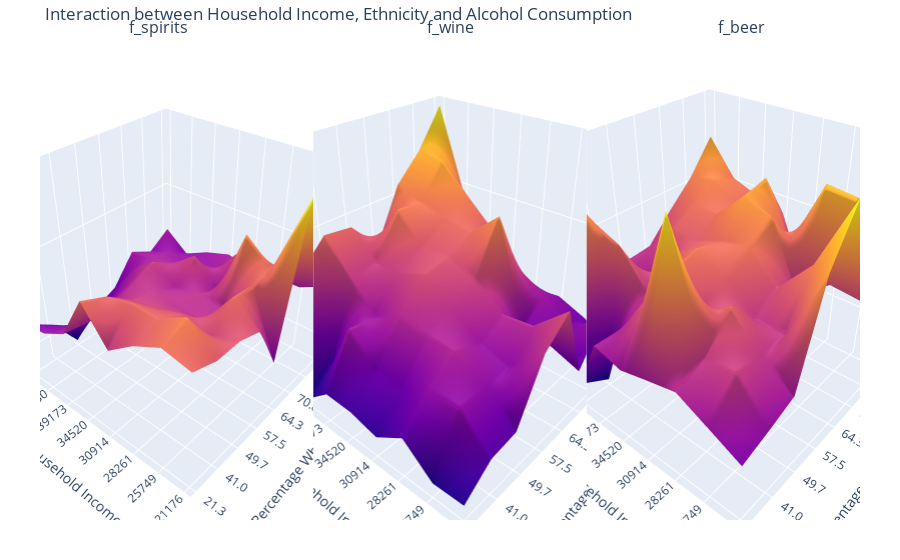

Write notebook code for a chart like this one.
### Code cell
three_D_multi_plot_factory(
                     dataframe = msoa_combined_year,
                     x_axis  ="annual_median_income_2011" ,
                     y_axis  = "perc_ethnicity_white_2011",
                     title   = "Interaction between Household Income, Ethnicity and Alcohol Consumption",
                     x_title = "Percentage White Inhabitants",
                     y_title = "Median Household Income",
                     z_title = "Kcal in the AAP by Alcohol",
                     aggfunc = np.mean, 
                     category_z  = ["f_spirits", "f_wine", "f_beer"],
                     html_name   = "3D_Multi_Plot_Test",
                     output_html = False,
                     auto_commit = True,
                     quantiles   = [0,.125,.25,.375,.5, .625,.75,.875,1],
                     ).show()

### Figure 1 — Plotly figure (JSON) as saved in the notebook; plotly's stock layout.template omitted (floating-point values rounded to 4 significant figures)
{"data": [{"scene": "scene", "showlegend": false, "showscale": false, "type": "surface", "uid": "be1d0826-4343-41c6-8dbb-779f6084a8e4", "z": [[0.003957, 0.003776, 0.003774, 0.003605, 0.002549, 0.005488, 0.004613, 0.003246], [0.004074, 0.004274, 0.003527, 0.003997, 0.003937, 0.003971, 0.003716, 0.002965], [0.003782, 0.003959, 0.003715, 0.00323, 0.003156, 0.004418, 0.003301, 0.002958], [0.003363, 0.003978, 0.003536, 0.003233, 0.00325, 0.002906, 0.003516, 0.002928], [0.00405, 0.003827, 0.003436, 0.003313, 0.003062, 0.003516, 0.002835, 0.003008], [0.003079, 0.002978, 0.003038, 0.003231, 0.00342, 0.003112, 0.002794, 0.002832], [0.002785, 0.002616, 0.002524, 0.002618, 0.002962, 0.003011, 0.002908, 0.002568], [0.002702, 0.002338, 0.001582, 0.002082, 0.002291, 0.002917, 0.002658, 0.002977]]}, {"scene": "scene2", "showlegend": false, "showscale": false, "type": "surface", "uid": "5b9d1bc7-a0c4-46a5-9005-03a9d5e217ae", "z": [[0.008236, 0.01027, 0.0106, 0.01583, 0.01791, 0.01068, 0.01431, 0.009516], [0.008171, 0.01321, 0.01301, 0.01305, 0.01532, 0.01179, 0.01203, 0.01147], [0.01054, 0.01315, 0.01494, 0.01376, 0.01506, 0.01207, 0.01395, 0.01261], [0.008683, 0.01103, 0.01482, 0.01572, 0.01693, 0.0215, 0.01594, 0.0123], [0.009399, 0.01149, 0.01529, 0.01771, 0.01814, 0.01921, 0.01849, 0.01464], [0.009468, 0.01428, 0.01381, 0.01669, 0.01807, 0.01962, 0.02082, 0.01667], [0.007297, 0.009064, 0.01624, 0.0167, 0.02054, 0.02023, 0.02329, 0.01962], [0.01753, 0.01683, 0.01932, 0.01899, 0.01619, 0.02109, 0.02347, 0.02692]]}, {"scene": "scene3", "showlegend": false, "showscale": false, "type": "surface", "uid": "741380f9-bd89-4da3-9e15-54c16ab6bb79", "z": [[0.01036, 0.01089, 0.01148, 0.01683, 0.01942, 0.01341, 0.01221, 0.01215], [0.01125, 0.01306, 0.01267, 0.01274, 0.01558, 0.01357, 0.01744, 0.01346], [0.01212, 0.01279, 0.01452, 0.01273, 0.01361, 0.01231, 0.01763, 0.01154], [0.01169, 0.01912, 0.01311, 0.01428, 0.01519, 0.016, 0.01377, 0.01031], [0.01122, 0.01405, 0.01479, 0.01519, 0.01472, 0.01652, 0.01691, 0.0142], [0.01168, 0.01167, 0.01263, 0.01388, 0.0141, 0.01498, 0.0149, 0.01466], [0.008147, 0.007193, 0.01479, 0.01147, 0.01408, 0.01489, 0.01584, 0.01526], [0.01082, 0.01838, 0.01542, 0.01232, 0.01245, 0.01401, 0.01539, 0.0173]]}], "layout": {"annotations": [{"font": {"size": 16}, "showarrow": false, "text": "f_spirits", "x": 0.1444, "xanchor": "center", "xref": "paper", "y": 1, "yanchor": "bottom", "yref": "paper"}, {"font": {"size": 16}, "showarrow": false, "text": "f_wine", "x": 0.5, "xanchor": "center", "xref": "paper", "y": 1, "yanchor": "bottom", "yref": "paper"}, {"font": {"size": 16}, "showarrow": false, "text": "f_beer", "x": 0.8556, "xanchor": "center", "xref": "paper", "y": 1, "yanchor": "bottom", "yref": "paper"}], "autosize": true, "margin": {"b": 40, "l": 40, "r": 40, "t": 40}, "scene": {"aspectmode": "auto", "aspectratio": {"x": 1, "y": 1, "z": 1}, "camera": {"center": {"x": 0, "y": 0, "z": 0}, "eye": {"x": -1.528, "y": -1.316, "z": 1.417}, "projection": {"type": "perspective"}, "up": {"x": 0, "y": 0, "z": 1}}, "xaxis": {"nticks": 8, "ticktext": ["21.3", "41.0", "49.7", "57.5", "64.3", "70.8", "78.1", "89.1"], "tickvals": [0, 1, 2, 3, 4, 5, 6, 7], "title": {"text": "Percentage White Inhabitants"}}, "yaxis": {"nticks": 8, "ticktext": ["21176", "25749", "28261", "30914", "34520", "39173", "45430", "61897"], "tickvals": [0, 1, 2, 3, 4, 5, 6, 7], "title": {"text": "Median Household Income"}}, "zaxis": {"title": {"text": "Kcal in the AAP by Alcohol"}}}, "scene2": {"aspectmode": "auto", "aspectratio": {"x": 1, "y": 1, "z": 1}, "camera": {"center": {"x": 0, "y": 0, "z": 0}, "eye": {"x": -1.388, "y": -1.215, "z": 1.133}, "projection": {"type": "perspective"}, "up": {"x": 0, "y": 0, "z": 1}}, "xaxis": {"nticks": 8, "ticktext": ["21.3", "41.0", "49.7", "57.5", "64.3", "70.8", "78.1", "89.1"], "tickvals": [0, 1, 2, 3, 4, 5, 6, 7], "title": {"text": "Percentage White Inhabitants"}}, "yaxis": {"nticks": 8, "ticktext": ["21176", "25749", "28261", "30914", "34520", "39173", "45430", "61897"], "tickvals": [0, 1, 2, 3, 4, 5, 6, 7], "title": {"text": "Median Household Income"}}, "zaxis": {"title": {"text": "Kcal in the AAP by Alcohol"}}}, "scene3": {"aspectmode": "auto", "aspectratio": {"x": 1, "y": 1, "z": 1}, "camera": {"center": {"x": 0, "y": 0, "z": 0}, "eye": {"x": -1.365, "y": -1.152, "z": 1.226}, "projection": {"type": "perspective"}, "up": {"x": 0, "y": 0, "z": 1}}, "xaxis": {"nticks": 8, "ticktext": ["21.3", "41.0", "49.7", "57.5", "64.3", "70.8", "78.1", "89.1"], "tickvals": [0, 1, 2, 3, 4, 5, 6, 7], "title": {"text": "Percentage White Inhabitants"}}, "yaxis": {"nticks": 8, "ticktext": ["21176", "25749", "28261", "30914", "34520", "39173", "45430", "61897"], "tickvals": [0, 1, 2, 3, 4, 5, 6, 7], "title": {"text": "Median Household Income"}}, "zaxis": {"title": {"text": "Kcal in the AAP by Alcohol"}}}, "title": {"text": "Interaction between Household Income, Ethnicity and Alcohol Consumption"}}}
